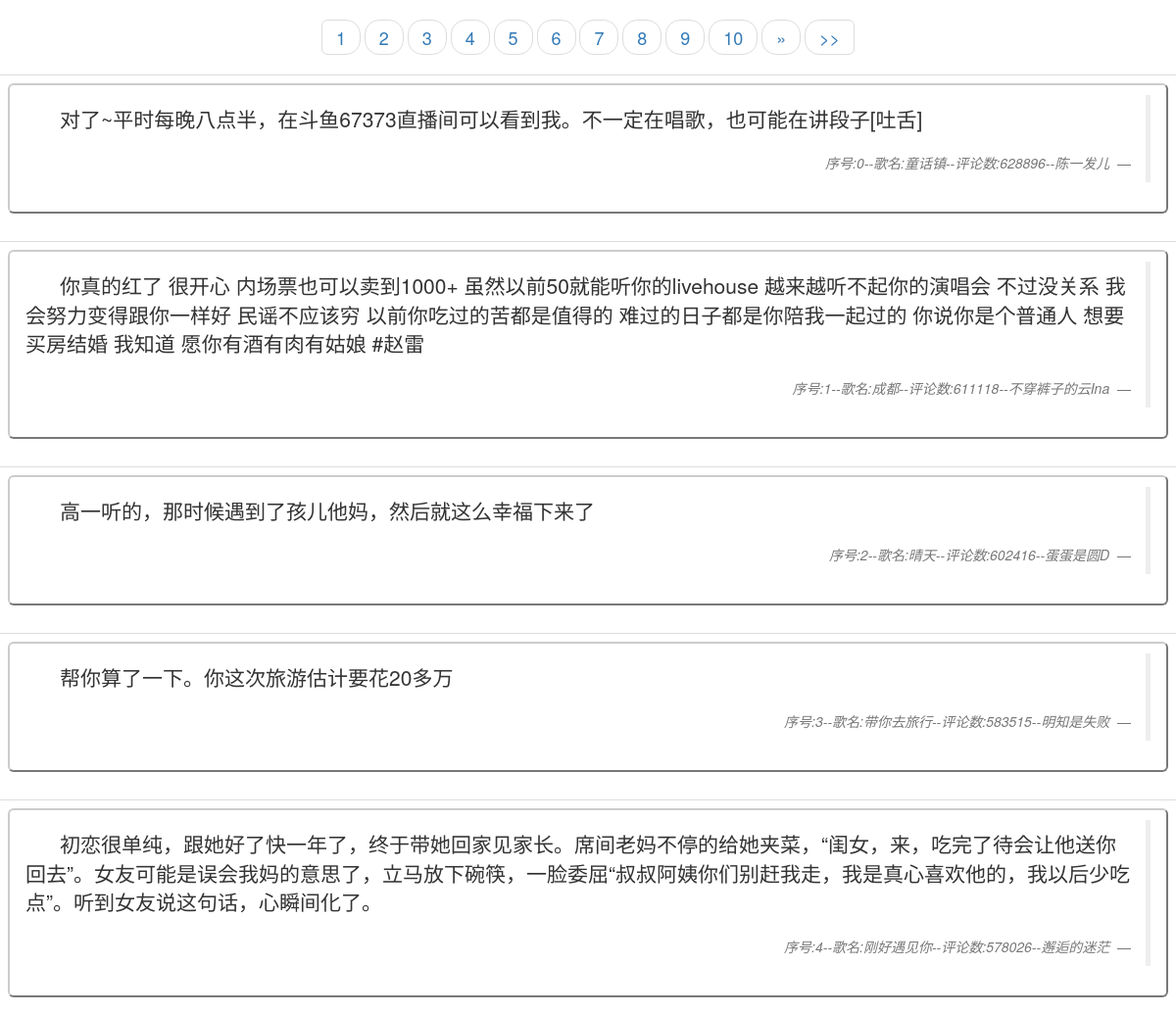
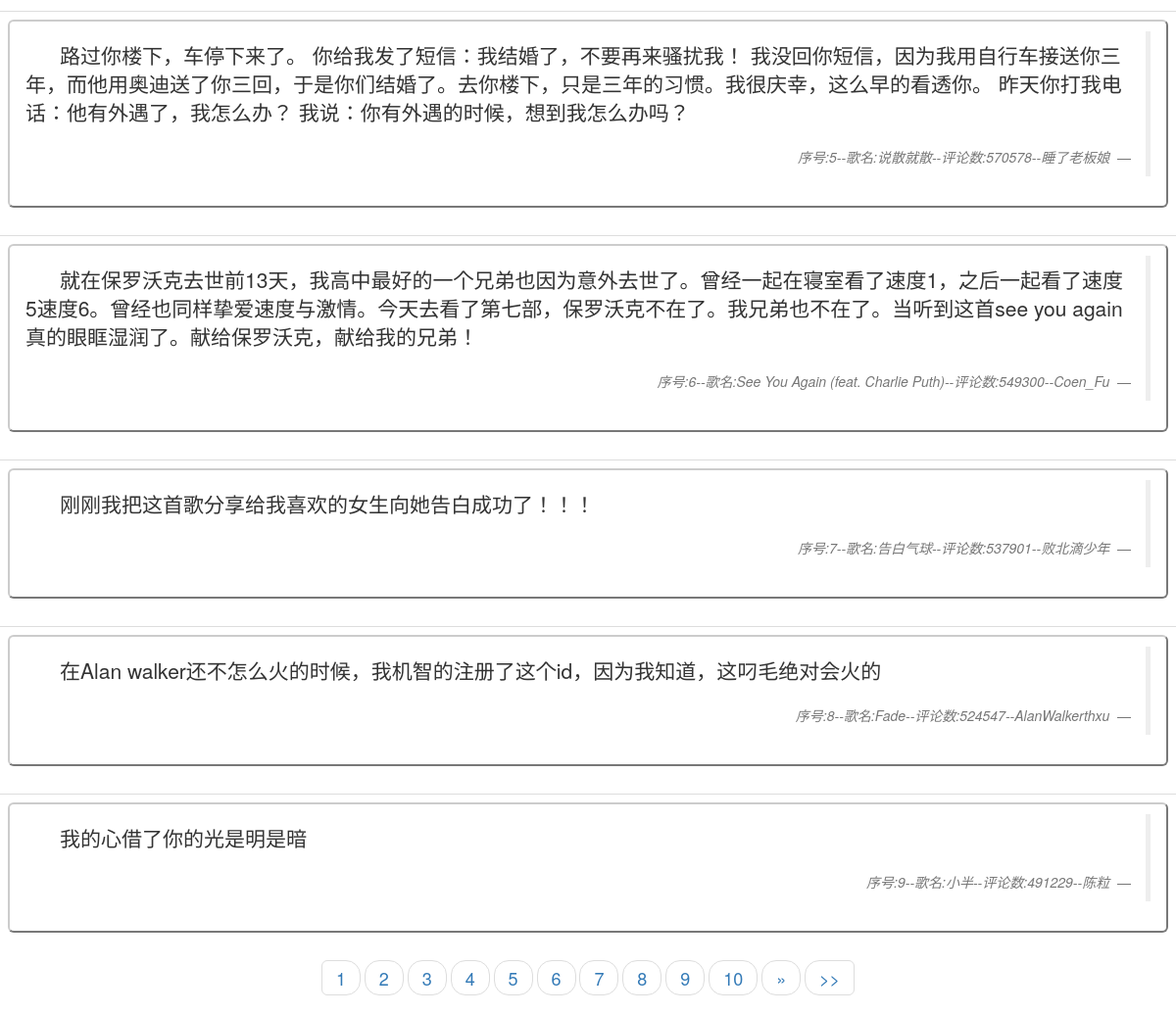
Screenshot of /net163 with the database file from the repository (2 pictures, top to bottom).
### comment/models.py (models this page shows)
class comment(models.Model):
    txt = models.TextField()#评论内容
    footer=models.CharField(max_length=256)#评论脚本
    def __str__(self):
        tp = '<comment:[txt:{txt},footer:{footer}]>'
        return tp.format(txt=self.txt,footer=self.footer)

### comment/views.py (the view)
# urls.py: url(r'^net163', net163_views.net163),
def net163(request):
    try:
        cur_page = int(request.GET.get('cur_page', '1'))
    except ValueError:
        cur_page = 1
    pagination = Pagination.create_pagination(
            from_name='comment.models',
            model_name='comment',
            cur_page=cur_page,
            start_page_omit_symbol='...',
            end_page_omit_symbol='...',
            one_page_data_size=10,
            show_page_item_len=10)
    return render(request, 'Net163.html', {'pagination': pagination})

### templates/Net163.html (shortened to what this page needs)
<!DOCTYPE html>
<html lang="en">
<head>
    <link rel="stylesheet" href="https://cdn.bootcss.com/bootstrap/3.3.7/css/bootstrap.min.css">
</head>
<body>
<nav aria-label="Page navigation">
  <ul class="pager pagination-lg">
   {% for page_item in pagination.page_items %}
    {% if page_item == pagination.cur_page %}
        <li><a href="?cur_page={{ page_item }}">{{ page_item }}</a></li>
    {% else %}
        <li><a href="?cur_page={{ page_item }}">{{ page_item }}</a></li>
    {% endif %}
   {% endfor%}
   {% if pagination.cur_page != pagination.all_page %}
    <li>
      <a href="?cur_page={{ pagination.next_page }}" aria-label="Next">
        <span aria-hidden="true">»</span>
      </a>
    </li>
    <li><a href="?cur_page={{ pagination.all_page }}">>></a></li>
   {% endif %}
  </ul>
</nav>
{% for txt in pagination.objs %}
    <table class="table">
        <tr>
            <td>
                <button type="button" class="btn-default btn-lg btn-block">
                    <blockquote class="blockquote-reverse">
                        <p class="text-left lead" >&nbsp;&nbsp;&nbsp;&nbsp;&nbsp;&nbsp;{{ txt.txt }}</p>
                        <footer> <cite title="Source
                                Title">{{ txt.footer }} </cite></footer>
                    </blockquote>
                </button>
            </td>
        </tr>
    </table>
{% endfor %}
<nav aria-label="Page navigation">
  <ul class="pager pagination-lg">
   {% for page_item in pagination.page_items %}
    {% if page_item == pagination.cur_page %}
        <li><a href="?cur_page={{ page_item }}">{{ page_item }}</a></li>
    {% else %}
        <li><a href="?cur_page={{ page_item }}">{{ page_item }}</a></li>
    {% endif %}
   {% endfor%}
   {% if pagination.cur_page != pagination.all_page %}
    <li>
      <a href="?cur_page={{ pagination.next_page }}" aria-label="Next">
        <span aria-hidden="true">»</span>
      </a>
    </li>
    <li><a href="?cur_page={{ pagination.all_page }}">>></a></li>
   {% endif %}
  </ul>
</nav>
</body>
</html>

### rows the page displays
comment: txt "对了~平时每晚八点半，在斗鱼67373直播间可以看到我。不一定在唱歌，也可能在讲段子[吐舌]", footer "序号:0--歌名:童话镇--评论数:628896--陈一发儿"
comment: txt "你真的红了 很开心 内场票也可以卖到1000+ 虽然以前50就能听你的livehouse 越来越听不起你的演唱会 不过没关系 我会努力变得跟你一样好 民谣不应该穷 以前你吃过的苦都是值得的 难过的日子都是你陪我一起过的 你说你是个普通人 想要买房结婚 我知道 愿你有酒有肉有姑娘 #赵雷", footer "序号:1--歌名:成都--评论数:611118--不穿裤子的云Ina"
comment: txt "高一听的，那时候遇到了孩儿他妈，然后就这么幸福下来了", footer "序号:2--歌名:晴天--评论数:602416--蛋蛋是圆D"
comment: txt "帮你算了一下。你这次旅游估计要花20多万", footer "序号:3--歌名:带你去旅行--评论数:583515--明知是失败"
comment: txt "初恋很单纯，跟她好了快一年了，终于带她回家见家长。席间老妈不停的给她夹菜，“闺女，来，吃完了待会让他送你回去”。女友可能是误会我妈的意思了，立马放下碗筷，一脸委屈“叔叔阿姨你们别赶我走，我是真心喜欢他的，我以后少吃点”。听到女友说这句话，心瞬间化了。", footer "序号:4--歌名:刚好遇见你--评论数:578026--邂逅的迷茫"
comment: txt "路过你楼下，车停下来了。 你给我发了短信：我结婚了，不要再来骚扰我！ 我没回你短信，因为我用自行车接送你三年，而他用奥迪送了你三回，于是你们结婚了。去你楼下，只是三年的习惯。我很庆幸，这么早的看透你。 昨天你打我电话：他有外遇了，我怎么办？ 我说：你有外遇的时候，想到我怎么办吗？", footer "序号:5--歌名:说散就散--评论数:570578--睡了老板娘"
comment: txt "就在保罗沃克去世前13天，我高中最好的一个兄弟也因为意外去世了。曾经一起在寝室看了速度1，之后一起看了速度5速度6。曾经也同样挚爱速度与激情。今天去看了第七部，保罗沃克不在了。我兄弟也不在了。当听到这首see you again真的眼眶湿润了。献给保罗沃克，献给我的兄弟！", footer "序号:6--歌名:See You Again (feat. Charlie Puth)--评论数:549300--Coen_Fu"
comment: txt "刚刚我把这首歌分享给我喜欢的女生向她告白成功了！！！", footer "序号:7--歌名:告白气球--评论数:537901--败北滴少年"
comment: txt "在Alan walker还不怎么火的时候，我机智的注册了这个id，因为我知道，这叼毛绝对会火的", footer "序号:8--歌名:Fade--评论数:524547--AlanWalkerthxu"
comment: txt "我的心借了你的光是明是暗", footer "序号:9--歌名:小半--评论数:491229--陈粒"

### other values shown
{{ page_item }} "1"
{{ page_item }} "2" "3" "4" "5" "6" "7" "8" "9" "10"
